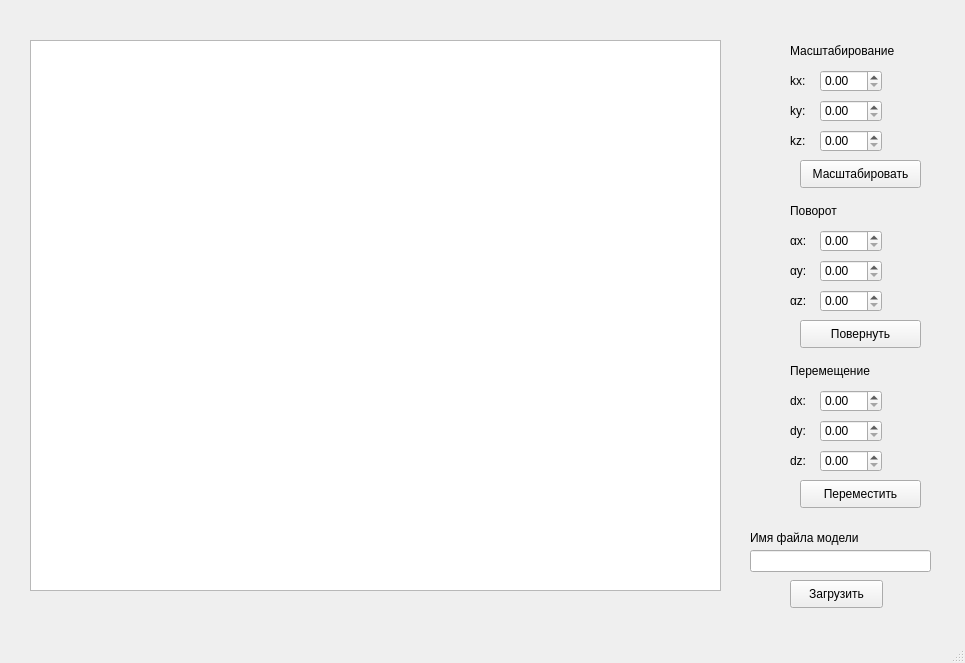
<?xml version="1.0" encoding="UTF-8"?>
<ui version="4.0">
 <class>MainWindow</class>
 <widget class="QMainWindow" name="MainWindow">
  <property name="geometry">
   <rect>
    <x>0</x>
    <y>0</y>
    <width>965</width>
    <height>663</height>
   </rect>
  </property>
  <property name="windowTitle">
   <string>MainWindow</string>
  </property>
  <widget class="QWidget" name="centralwidget">
   <widget class="QGraphicsView" name="graphicsView">
    <property name="geometry">
     <rect>
      <x>30</x>
      <y>40</y>
      <width>691</width>
      <height>551</height>
     </rect>
    </property>
   </widget>
   <widget class="QDoubleSpinBox" name="dx_sb">
    <property name="geometry">
     <rect>
      <x>820</x>
      <y>390</y>
      <width>62</width>
      <height>22</height>
     </rect>
    </property>
   </widget>
   <widget class="QDoubleSpinBox" name="dy_sb">
    <property name="geometry">
     <rect>
      <x>820</x>
      <y>420</y>
      <width>62</width>
      <height>22</height>
     </rect>
    </property>
   </widget>
   <widget class="QDoubleSpinBox" name="dz_sb">
    <property name="geometry">
     <rect>
      <x>820</x>
      <y>450</y>
      <width>62</width>
      <height>22</height>
     </rect>
    </property>
   </widget>
   <widget class="QPushButton" name="move_btn">
    <property name="geometry">
     <rect>
      <x>800</x>
      <y>480</y>
      <width>121</width>
      <height>28</height>
     </rect>
    </property>
    <property name="text">
     <string>Переместить</string>
    </property>
   </widget>
   <widget class="QLabel" name="move_lb">
    <property name="geometry">
     <rect>
      <x>790</x>
      <y>360</y>
      <width>101</width>
      <height>21</height>
     </rect>
    </property>
    <property name="text">
     <string>Перемещение</string>
    </property>
   </widget>
   <widget class="QLabel" name="dx_lb">
    <property name="geometry">
     <rect>
      <x>790</x>
      <y>390</y>
      <width>71</width>
      <height>21</height>
     </rect>
    </property>
    <property name="text">
     <string>dx:</string>
    </property>
   </widget>
   <widget class="QLabel" name="dz_lb">
    <property name="geometry">
     <rect>
      <x>790</x>
      <y>450</y>
      <width>71</width>
      <height>21</height>
     </rect>
    </property>
    <property name="text">
     <string>dz:</string>
    </property>
   </widget>
   <widget class="QLabel" name="dy_lb">
    <property name="geometry">
     <rect>
      <x>790</x>
      <y>420</y>
      <width>71</width>
      <height>21</height>
     </rect>
    </property>
    <property name="text">
     <string>dy:</string>
    </property>
   </widget>
   <widget class="QPushButton" name="rot_btn">
    <property name="geometry">
     <rect>
      <x>800</x>
      <y>320</y>
      <width>121</width>
      <height>28</height>
     </rect>
    </property>
    <property name="text">
     <string>Повернуть</string>
    </property>
   </widget>
   <widget class="QDoubleSpinBox" name="az_sb">
    <property name="geometry">
     <rect>
      <x>820</x>
      <y>290</y>
      <width>62</width>
      <height>22</height>
     </rect>
    </property>
   </widget>
   <widget class="QDoubleSpinBox" name="ay_sb">
    <property name="geometry">
     <rect>
      <x>820</x>
      <y>260</y>
      <width>62</width>
      <height>22</height>
     </rect>
    </property>
   </widget>
   <widget class="QLabel" name="az_lb">
    <property name="geometry">
     <rect>
      <x>790</x>
      <y>290</y>
      <width>71</width>
      <height>21</height>
     </rect>
    </property>
    <property name="text">
     <string>αz:</string>
    </property>
   </widget>
   <widget class="QLabel" name="ay_lb">
    <property name="geometry">
     <rect>
      <x>790</x>
      <y>260</y>
      <width>71</width>
      <height>21</height>
     </rect>
    </property>
    <property name="text">
     <string>αy:</string>
    </property>
   </widget>
   <widget class="QDoubleSpinBox" name="ax_sb">
    <property name="geometry">
     <rect>
      <x>820</x>
      <y>230</y>
      <width>62</width>
      <height>22</height>
     </rect>
    </property>
   </widget>
   <widget class="QLabel" name="rot_lb">
    <property name="geometry">
     <rect>
      <x>790</x>
      <y>200</y>
      <width>101</width>
      <height>21</height>
     </rect>
    </property>
    <property name="text">
     <string>Поворот</string>
    </property>
   </widget>
   <widget class="QLabel" name="ax_lb">
    <property name="geometry">
     <rect>
      <x>790</x>
      <y>230</y>
      <width>71</width>
      <height>21</height>
     </rect>
    </property>
    <property name="text">
     <string>αx:</string>
    </property>
   </widget>
   <widget class="QLabel" name="ky_lb">
    <property name="geometry">
     <rect>
      <x>790</x>
      <y>100</y>
      <width>71</width>
      <height>21</height>
     </rect>
    </property>
    <property name="text">
     <string>ky:</string>
    </property>
   </widget>
   <widget class="QLabel" name="kx_lb">
    <property name="geometry">
     <rect>
      <x>790</x>
      <y>70</y>
      <width>71</width>
      <height>21</height>
     </rect>
    </property>
    <property name="text">
     <string>kx:</string>
    </property>
   </widget>
   <widget class="QDoubleSpinBox" name="kx_sb">
    <property name="geometry">
     <rect>
      <x>820</x>
      <y>70</y>
      <width>62</width>
      <height>22</height>
     </rect>
    </property>
   </widget>
   <widget class="QLabel" name="kz_lb">
    <property name="geometry">
     <rect>
      <x>790</x>
      <y>130</y>
      <width>71</width>
      <height>21</height>
     </rect>
    </property>
    <property name="text">
     <string>kz:</string>
    </property>
   </widget>
   <widget class="QLabel" name="scale_lb">
    <property name="geometry">
     <rect>
      <x>790</x>
      <y>40</y>
      <width>111</width>
      <height>21</height>
     </rect>
    </property>
    <property name="text">
     <string>Масштабирование</string>
    </property>
   </widget>
   <widget class="QPushButton" name="scale_btn">
    <property name="geometry">
     <rect>
      <x>800</x>
      <y>160</y>
      <width>121</width>
      <height>28</height>
     </rect>
    </property>
    <property name="text">
     <string>Масштабировать</string>
    </property>
   </widget>
   <widget class="QDoubleSpinBox" name="kz_sb">
    <property name="geometry">
     <rect>
      <x>820</x>
      <y>130</y>
      <width>62</width>
      <height>22</height>
     </rect>
    </property>
   </widget>
   <widget class="QDoubleSpinBox" name="ky_sb">
    <property name="geometry">
     <rect>
      <x>820</x>
      <y>100</y>
      <width>62</width>
      <height>22</height>
     </rect>
    </property>
   </widget>
   <widget class="QLineEdit" name="load_le">
    <property name="geometry">
     <rect>
      <x>750</x>
      <y>550</y>
      <width>181</width>
      <height>22</height>
     </rect>
    </property>
   </widget>
   <widget class="QLabel" name="label">
    <property name="geometry">
     <rect>
      <x>750</x>
      <y>530</y>
      <width>181</width>
      <height>16</height>
     </rect>
    </property>
    <property name="text">
     <string>Имя файла модели</string>
    </property>
   </widget>
   <widget class="QPushButton" name="load_btn">
    <property name="geometry">
     <rect>
      <x>790</x>
      <y>580</y>
      <width>93</width>
      <height>28</height>
     </rect>
    </property>
    <property name="text">
     <string>Загрузить</string>
    </property>
   </widget>
  </widget>
  <widget class="QMenuBar" name="menubar">
   <property name="geometry">
    <rect>
     <x>0</x>
     <y>0</y>
     <width>965</width>
     <height>26</height>
    </rect>
   </property>
  </widget>
  <widget class="QStatusBar" name="statusbar"/>
 </widget>
 <resources/>
 <connections/>
</ui>
